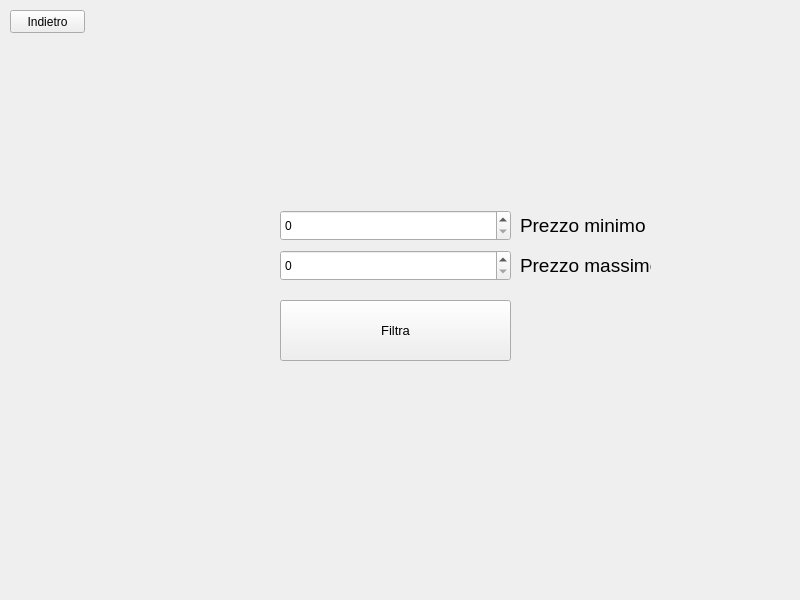
<?xml version="1.0" encoding="UTF-8"?>
<ui version="4.0">
 <class>LoginWindow</class>
 <widget class="QMainWindow" name="LoginWindow">
  <property name="geometry">
   <rect>
    <x>0</x>
    <y>0</y>
    <width>800</width>
    <height>600</height>
   </rect>
  </property>
  <property name="windowTitle">
   <string>MainWindow</string>
  </property>
  <widget class="QWidget" name="loginWidget">
   <widget class="QLabel" name="label">
    <property name="geometry">
     <rect>
      <x>520</x>
      <y>210</y>
      <width>131</width>
      <height>31</height>
     </rect>
    </property>
    <property name="font">
     <font>
      <pointsize>14</pointsize>
     </font>
    </property>
    <property name="text">
     <string>Prezzo minimo</string>
    </property>
   </widget>
   <widget class="QLabel" name="label_2">
    <property name="geometry">
     <rect>
      <x>520</x>
      <y>250</y>
      <width>131</width>
      <height>31</height>
     </rect>
    </property>
    <property name="font">
     <font>
      <pointsize>14</pointsize>
     </font>
    </property>
    <property name="text">
     <string>Prezzo massimo</string>
    </property>
   </widget>
   <widget class="QPushButton" name="filtra">
    <property name="geometry">
     <rect>
      <x>280</x>
      <y>300</y>
      <width>231</width>
      <height>61</height>
     </rect>
    </property>
    <property name="font">
     <font>
      <pointsize>10</pointsize>
     </font>
    </property>
    <property name="text">
     <string>Filtra</string>
    </property>
    <property name="shortcut">
     <string>Return</string>
    </property>
   </widget>
   <widget class="QPushButton" name="indietro">
    <property name="geometry">
     <rect>
      <x>10</x>
      <y>10</y>
      <width>75</width>
      <height>23</height>
     </rect>
    </property>
    <property name="text">
     <string>Indietro</string>
    </property>
   </widget>
   <widget class="QSpinBox" name="spinBox">
    <property name="geometry">
     <rect>
      <x>280</x>
      <y>210</y>
      <width>231</width>
      <height>31</height>
     </rect>
    </property>
   </widget>
   <widget class="QSpinBox" name="spinBox_2">
    <property name="geometry">
     <rect>
      <x>280</x>
      <y>250</y>
      <width>231</width>
      <height>31</height>
     </rect>
    </property>
   </widget>
  </widget>
 </widget>
 <resources/>
 <connections/>
</ui>
